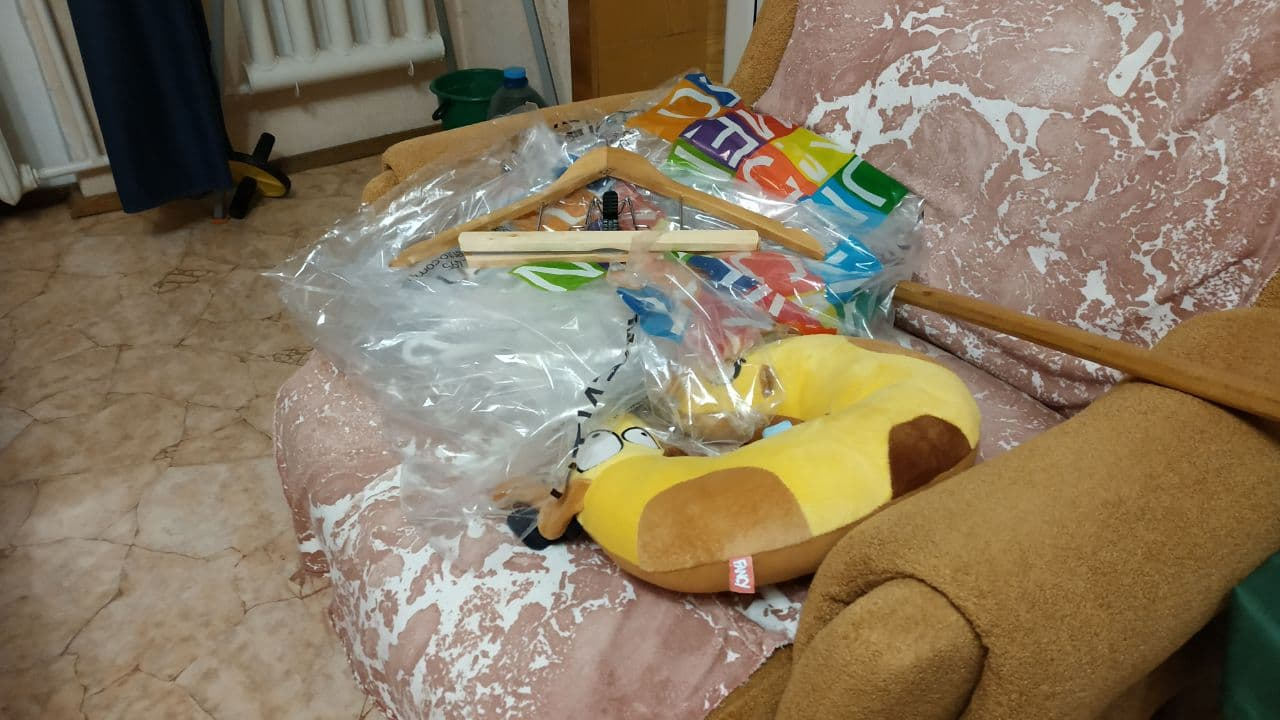
#> input picture lab1/images/im1.png, 1280 x 720 px
$ jupyter execute lab1.ipynb
#> lines starting #> are read from the running program, lines starting #| are printed output that depends on the picture
[cell 1]
import numpy as np
import cv2 as cv
from skimage.io import imread
import matplotlib.pyplot as plt

[cell 2]
image1 = imread('images/im1.png')
#> image1 is the input picture: shape (720, 1280, 3); mean R, G, B 137, 121.3, 97
image2 = imread('images/im2.png')
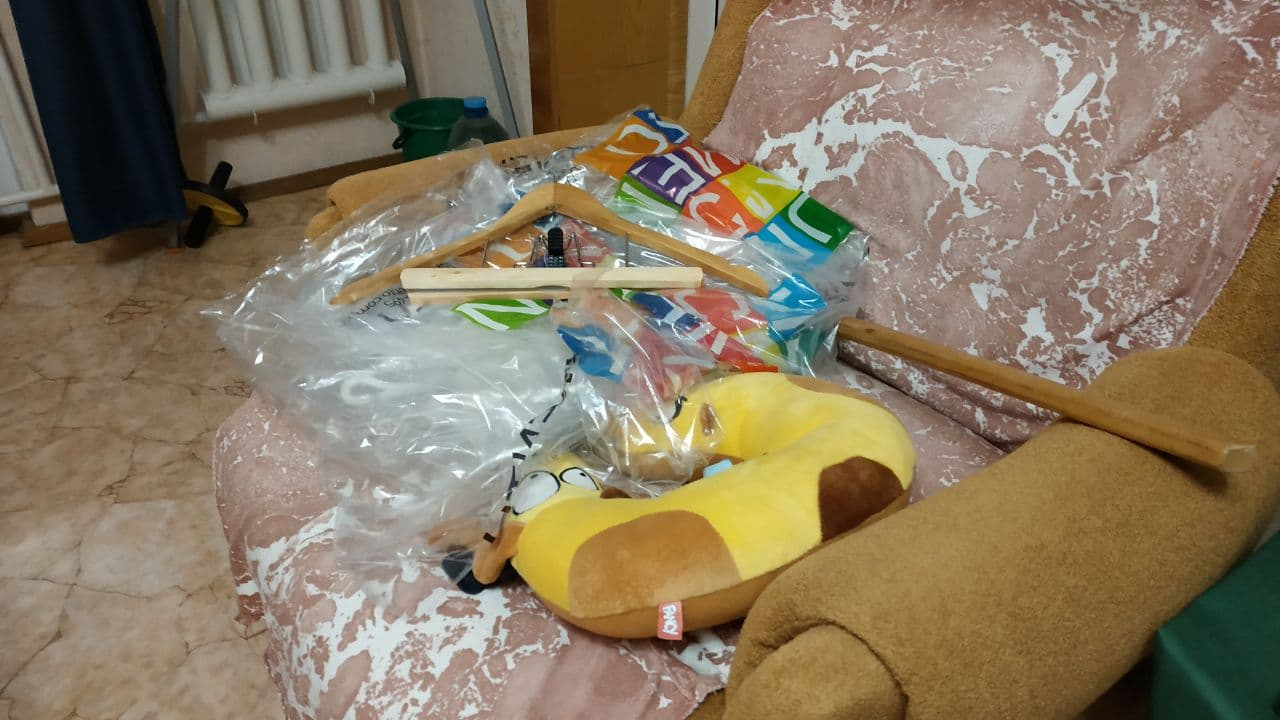
#> input picture lab1/images/im2.png, 1280 x 720 px
#> image2 is the input picture: shape (720, 1280, 3); mean R, G, B 135.9, 121, 97.1
image1_gray = cv.cvtColor(image1,cv.COLOR_BGR2GRAY)
image2_gray = cv.cvtColor(image2,cv.COLOR_BGR2GRAY)

[cell 3]
def get_keypoints_sift(image):
    gray= cv.cvtColor(image,cv.COLOR_BGR2GRAY)
    sift = cv.SIFT_create()
    kp,ds = sift.detectAndCompute(gray,None)
    return kp,ds

[cell 4]
kp1,ds1 = get_keypoints_sift(image1)
#> in get_keypoints_sift, `kp,ds = sift.detectAndCompute(gray,None)`: kp = 5164 keypoints; strongest (x, y, size): (581, 413, 4.2), (672, 429, 3), (728, 152, 2.4), (581, 471, 2.7)
#> kp1 has the same summary as kp in get_keypoints_sift
kp2,ds2 = get_keypoints_sift(image2)
#> in get_keypoints_sift (call 2), `kp,ds = sift.detectAndCompute(gray,None)`: kp = 5112 keypoints; strongest (x, y, size): (582, 474, 2.1), (516, 455, 4.2), (674, 189, 2.7), (595, 229, 2.9)
#> kp2 has the same summary as kp in get_keypoints_sift

[cell 5]
bf = cv.BFMatcher()
matches = bf.knnMatch(ds1,ds2,k=2)
#> matches = 5164 matches
# Apply ratio test
good = []
pts1 = []
pts2 = []
###ratio test as per Lowe's paper
for i,(m,n) in enumerate(matches):
    if m.distance < 0.8*n.distance:
        good.append([m])
        pts2.append(kp2[m.trainIdx].pt)
        pts1.append(kp1[m.queryIdx].pt)
#> after the loop, good = 2205 matches; pts1 = 2205 pairs, first value 35.02 to 1273.7, second value 4.48 to 669; pts2 = 2205 pairs, first value 12.48 to 1253.7, second value 12.65 to 712.8
img3 = cv.drawMatchesKnn(image1,kp1,image2,kp2,good,None,flags=cv.DrawMatchesFlags_NOT_DRAW_SINGLE_POINTS)
plt.figure(figsize = (20,20))
plt.imshow(img3),plt.show()

[cell 6]
pts1 = np.int32(pts1)
#> pts1 = 2205 pairs, first value 35 to 1273, second value 4 to 668
pts2 = np.int32(pts2)
#> pts2 = 2205 pairs, first value 12 to 1253, second value 12 to 712
F, mask = cv.findFundamentalMat(pts1,pts2,cv.FM_LMEDS)
#> F = [[-9.94e-07, 3.92e-06, -0.0416], [-5.47e-06, 2.87e-06, -0.106], [0.0435, 0.106, 1]]; mask = 2205 values, max 1 at index 1, min 0 at index 0, mean 0.932
# We select only inlier points
pts1 = pts1[mask.ravel()==1]
#> pts1 = 2056 pairs, first value 72 to 1273, second value 4 to 665
pts2 = pts2[mask.ravel()==1]
#> pts2 = 2056 pairs, first value 23 to 1202, second value 42 to 712

[cell 7]
def drawlines(img1,img2,lines,pts1,pts2):
    ''' img1 - image on which we draw the epilines for the points in img2
        lines - corresponding epilines '''
    r,c = img1.shape
    img1 = cv.cvtColor(img1,cv.COLOR_GRAY2BGR)
    img2 = cv.cvtColor(img2,cv.COLOR_GRAY2BGR)
    for r,pt1,pt2 in zip(lines,pts1,pts2):
        color = tuple(np.random.randint(0,255,3).tolist())
        x0,y0 = map(int, [0, -r[2]/r[1] ])
        x1,y1 = map(int, [c, -(r[2]+r[0]*c)/r[1] ])
        img1 = cv.line(img1, (x0,y0), (x1,y1), color,1)
        img1 = cv.circle(img1,tuple(pt1),5,color,-1)
        img2 = cv.circle(img2,tuple(pt2),5,color,-1)
    return img1,img2

[cell 8]
# Find epilines corresponding to points in right image (second image) and
# drawing its lines on left image
lines1 = cv.computeCorrespondEpilines(pts2.reshape(-1,1,2), 2,F)
#> lines1 = 2056 rows, first 8: [0.368, 0.93, -191], [0.368, 0.93, -199.8], [0.368, 0.93, -199.8], [0.366, 0.93, -227.5], [0.366, 0.931, -235.7], [0.368, 0.93, -206.4], [0.366, 0.93, -226.1], [0.369, 0.929, -178.2]
lines1 = lines1.reshape(-1,3)
img5,img6 = drawlines(image1_gray,image2_gray,lines1,pts1,pts2)
#> the loop in drawlines, `for r,pt1,pt2 in zip(lines,pts1,pts2):` made 2056 passes
#> (r, pt1, pt2, color, y0, y1) on passes 1 to 3: ([0.368, 0.93, -191], [72, 178], [23, 207], (172, 47, 117), 205, -301), ([0.368, 0.93, -199.8], [75, 186], [27, 215], (192, 67, 251), 214, -291), ([0.368, 0.93, -199.8], [75, 186], [27, 215], (195, 103, 9), 214, -291)
#> after the loop in drawlines, `for r,pt1,pt2 in zip(lines,pts1,pts2):`: img2: shape (720, 1280, 3); mean B, G, R 113.8, 113.9, 113.7
# Find epilines corresponding to points in left image (first image) and
# drawing its lines on right image
lines2 = cv.computeCorrespondEpilines(pts1.reshape(-1,1,2), 1,F)
#> lines2 = 2056 rows, first 8: [-0.36, -0.933, 202.4], [-0.36, -0.933, 211.1], [-0.36, -0.933, 211.1], [-0.359, -0.933, 239.7], [-0.359, -0.933, 248.1], [-0.359, -0.933, 217.6], [-0.359, -0.933, 238.4], [-0.36, -0.933, 188.1]
lines2 = lines2.reshape(-1,3)
img3,img4 = drawlines(image1_gray,image2_gray,lines2,pts2,pts1)
#> the loop in drawlines (call 2), `for r,pt1,pt2 in zip(lines,pts1,pts2):` made 2056 passes
#> (r, pt1, pt2, color, y0, y1) on passes 1 to 3: ([-0.36, -0.933, 202.4], [23, 207], [72, 178], (79, 26, 69), 216, -276), ([-0.36, -0.933, 211.1], [27, 215], [75, 186], (210, 192, 164), 226, -267), ([-0.36, -0.933, 211.1], [27, 215], [75, 186], (32, 37, 82), 226, -267)
#> pass 1, in drawlines (call 2), `img1 = cv.line(img1, (x0,y0), (x1,y1), color,1)`:
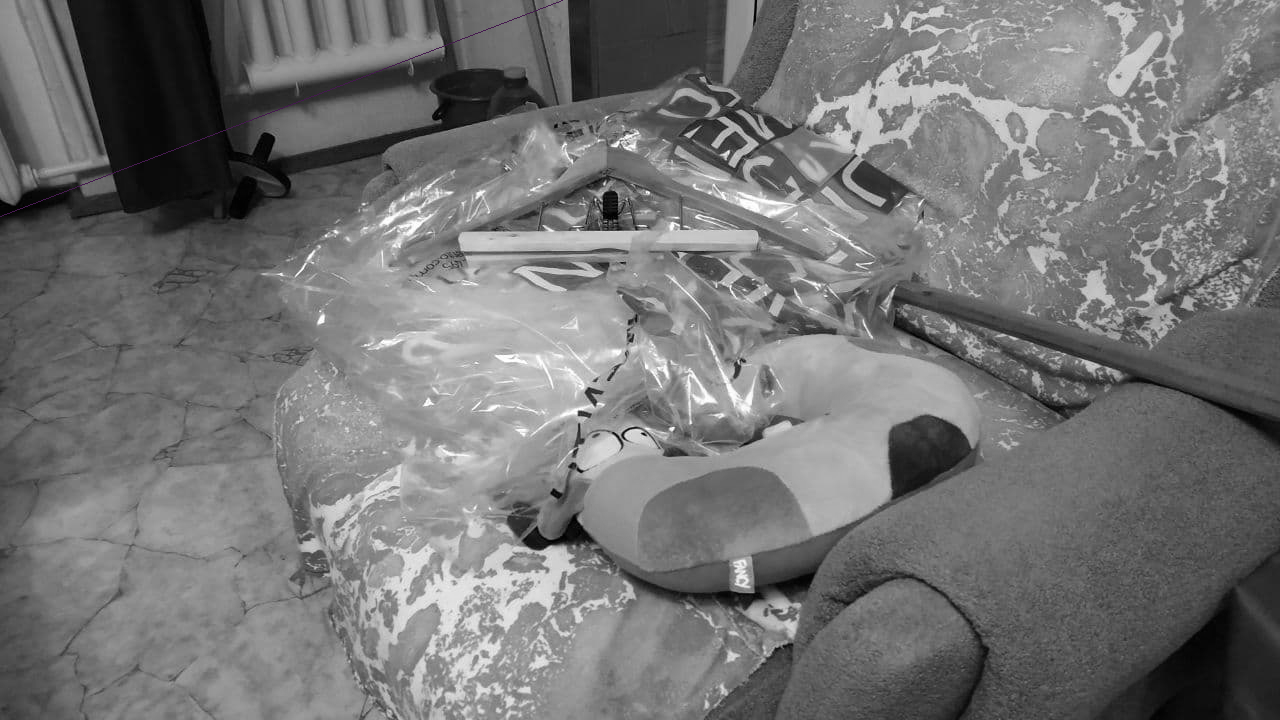
#> img1: shape (720, 1280, 3); mean B, G, R 115.9, 115.8, 115.8
#> after the loop in drawlines (call 2), `for r,pt1,pt2 in zip(lines,pts1,pts2):`:
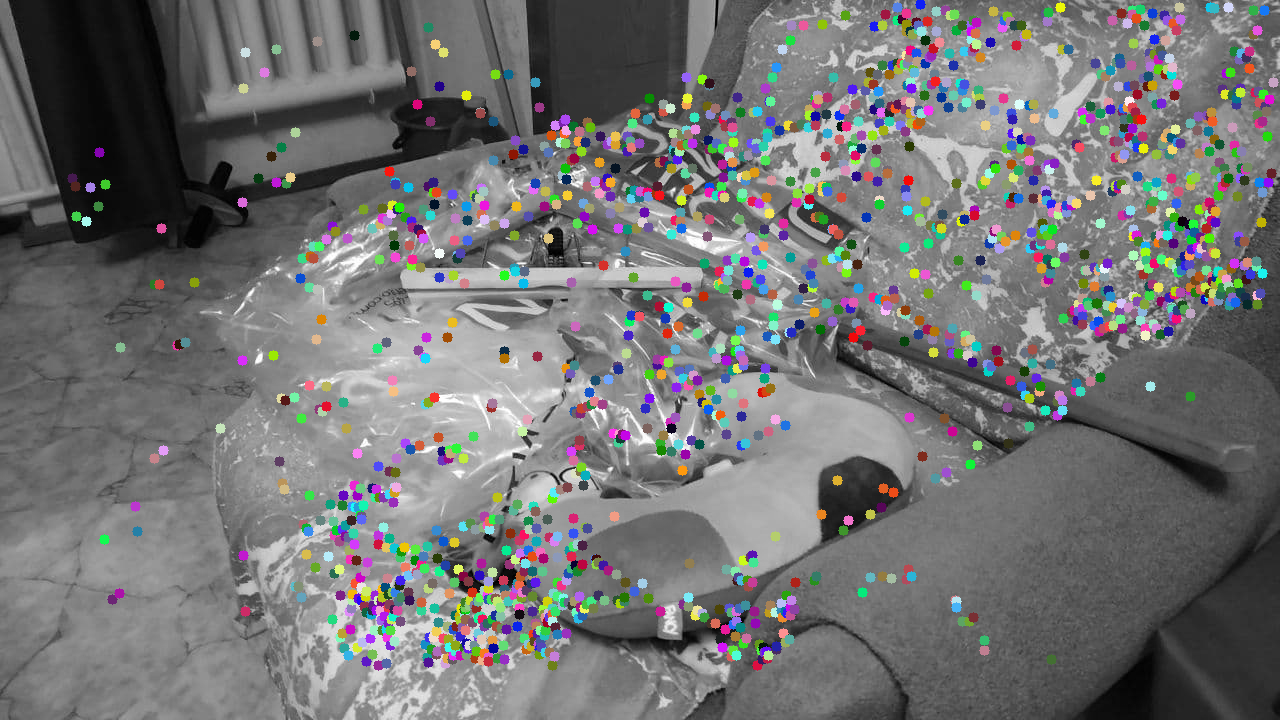
#> img2: shape (720, 1280, 3); mean B, G, R 115.2, 114.8, 114.9
plt.figure(figsize = (20,20))
plt.subplot(121),plt.imshow(img5)
plt.subplot(122),plt.imshow(img3)
plt.show()
#> figure, not shown here; B, G, R data is drawn as R, G, B

[cell 9]
############## Stereo rectify uncalibrated ##############
h1, w1 = image1_gray.shape
#> h1 = 720; w1 = 1280
h2, w2 = image2_gray.shape
#> h2 = 720; w2 = 1280
thresh = 0
_, H1, H2 = cv.stereoRectifyUncalibrated(
    np.float32(pts1), np.float32(pts2), F, imgSize=(w1, h1), threshold=thresh,
)
#> H1 = [[0.11, -0.047, 11.89], [0.0424, 0.107, -22.54], [5.41e-06, -4.02e-06, 0.113]]; H2 = [[0.951, -0.357, 160.1], [0.36, 0.933, -206.1], [2.27e-05, -8.53e-06, 0.989]]

############## Undistort (Rectify) ##############
imgL_undistorted = cv.warpPerspective(image1_gray, H1, (w1, h1))
imgR_undistorted = cv.warpPerspective(image2_gray, H2, (w2, h2))
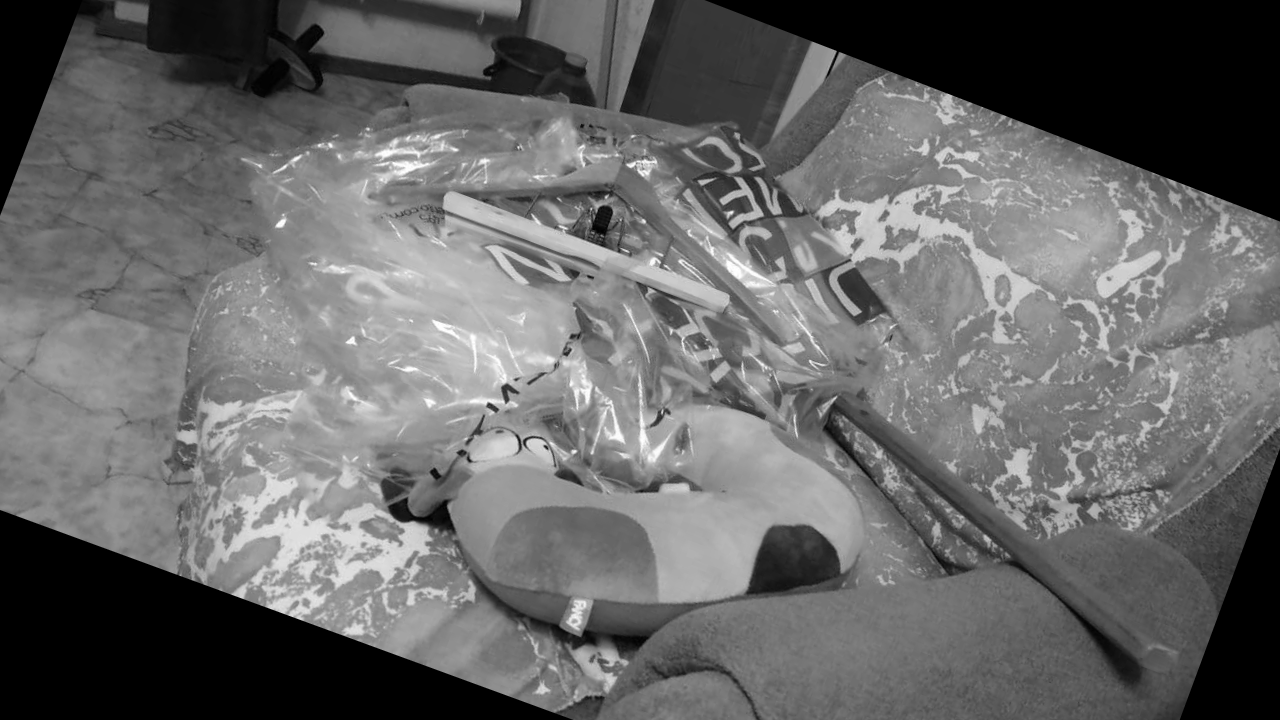
#> imgR_undistorted: shape (720, 1280); min 0, max 255, mean 103.2
cv.imwrite("images/undistorted_L.png", imgL_undistorted)
cv.imwrite("images/undistorted_R.png", imgR_undistorted)
#> Out = True
